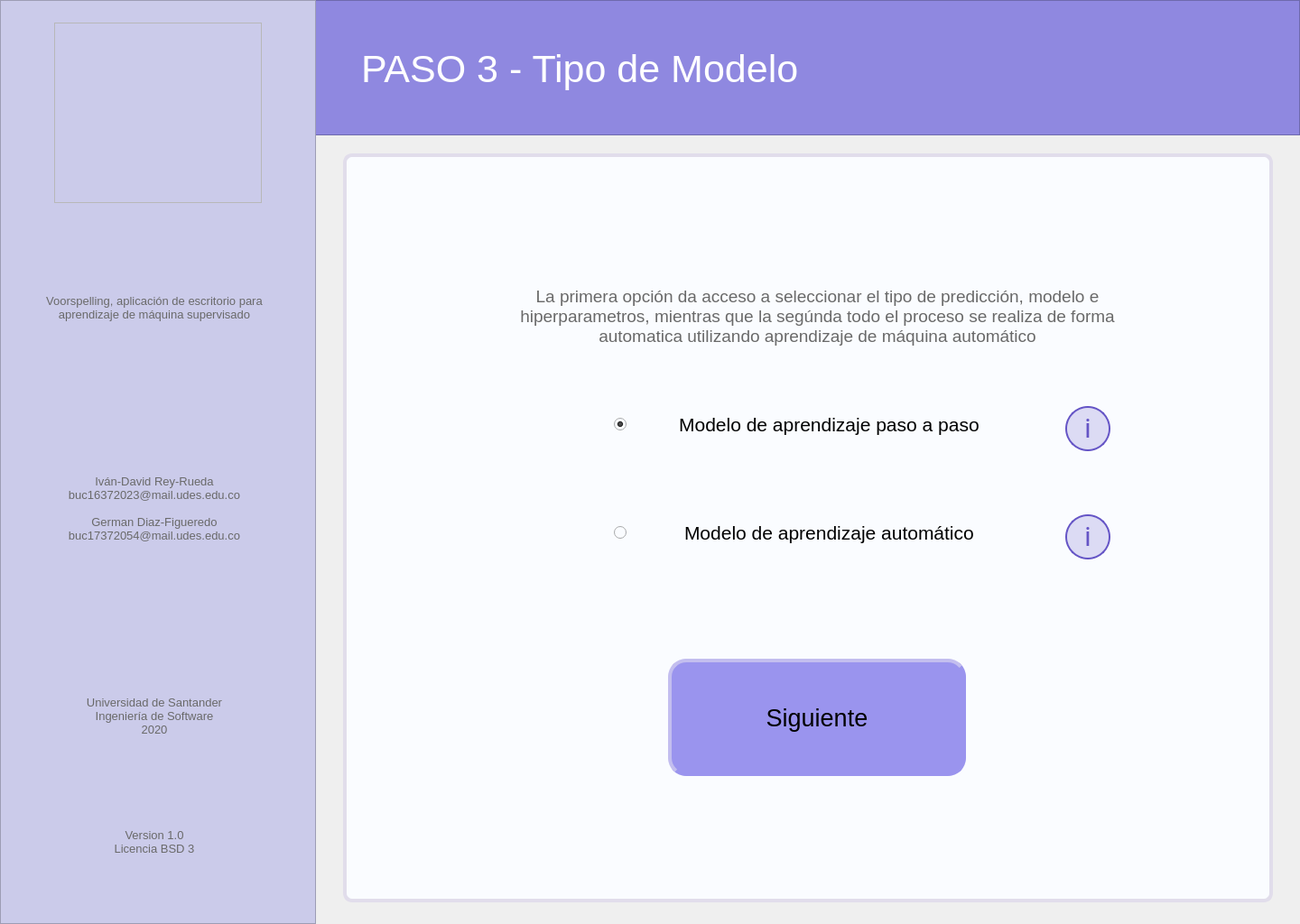
<?xml version="1.0" encoding="UTF-8"?>
<ui version="4.0">
 <class>MainWindow</class>
 <widget class="QMainWindow" name="MainWindow">
  <property name="geometry">
   <rect>
    <x>0</x>
    <y>0</y>
    <width>1440</width>
    <height>1024</height>
   </rect>
  </property>
  <property name="minimumSize">
   <size>
    <width>1440</width>
    <height>1024</height>
   </size>
  </property>
  <property name="maximumSize">
   <size>
    <width>1440</width>
    <height>1024</height>
   </size>
  </property>
  <property name="windowTitle">
   <string>MainWindow</string>
  </property>
  <widget class="QWidget" name="centralwidget">
   <widget class="QFrame" name="left_bar">
    <property name="geometry">
     <rect>
      <x>0</x>
      <y>0</y>
      <width>350</width>
      <height>1024</height>
     </rect>
    </property>
    <property name="styleSheet">
     <string notr="true">background-color: rgb(203, 203, 234);

</string>
    </property>
    <property name="frameShape">
     <enum>QFrame::StyledPanel</enum>
    </property>
    <property name="frameShadow">
     <enum>QFrame::Raised</enum>
    </property>
    <widget class="QLabel" name="lbl_left_1">
     <property name="geometry">
      <rect>
       <x>18</x>
       <y>278</y>
       <width>306</width>
       <height>126</height>
      </rect>
     </property>
     <property name="font">
      <font>
       <pointsize>10</pointsize>
      </font>
     </property>
     <property name="styleSheet">
      <string notr="true">color: rgb(105, 105, 105);</string>
     </property>
     <property name="text">
      <string>Voorspelling, aplicación de escritorio para aprendizaje de máquina supervisado</string>
     </property>
     <property name="alignment">
      <set>Qt::AlignCenter</set>
     </property>
     <property name="wordWrap">
      <bool>true</bool>
     </property>
    </widget>
    <widget class="QLabel" name="lbl_left_2">
     <property name="geometry">
      <rect>
       <x>18</x>
       <y>500</y>
       <width>306</width>
       <height>126</height>
      </rect>
     </property>
     <property name="font">
      <font>
       <pointsize>10</pointsize>
      </font>
     </property>
     <property name="styleSheet">
      <string notr="true">color: rgb(105, 105, 105);</string>
     </property>
     <property name="text">
      <string>Iván-David Rey-Rueda
buc16372023@mail.udes.edu.co

German Diaz-Figueredo
buc17372054@mail.udes.edu.co</string>
     </property>
     <property name="alignment">
      <set>Qt::AlignCenter</set>
     </property>
     <property name="wordWrap">
      <bool>true</bool>
     </property>
    </widget>
    <widget class="QLabel" name="lbl_left_3">
     <property name="geometry">
      <rect>
       <x>18</x>
       <y>730</y>
       <width>306</width>
       <height>126</height>
      </rect>
     </property>
     <property name="font">
      <font>
       <pointsize>10</pointsize>
      </font>
     </property>
     <property name="styleSheet">
      <string notr="true">color: rgb(105, 105, 105);</string>
     </property>
     <property name="text">
      <string>Universidad de Santander
Ingeniería de Software
2020</string>
     </property>
     <property name="alignment">
      <set>Qt::AlignCenter</set>
     </property>
     <property name="wordWrap">
      <bool>true</bool>
     </property>
    </widget>
    <widget class="QLabel" name="lbl_left_4">
     <property name="geometry">
      <rect>
       <x>18</x>
       <y>870</y>
       <width>306</width>
       <height>126</height>
      </rect>
     </property>
     <property name="font">
      <font>
       <pointsize>10</pointsize>
      </font>
     </property>
     <property name="styleSheet">
      <string notr="true">color: rgb(105, 105, 105);</string>
     </property>
     <property name="text">
      <string>Version 1.0
Licencia BSD 3</string>
     </property>
     <property name="alignment">
      <set>Qt::AlignCenter</set>
     </property>
     <property name="wordWrap">
      <bool>true</bool>
     </property>
    </widget>
   </widget>
   <widget class="QFrame" name="logo">
    <property name="geometry">
     <rect>
      <x>60</x>
      <y>25</y>
      <width>230</width>
      <height>200</height>
     </rect>
    </property>
    <property name="styleSheet">
     <string notr="true">image: url(:/image/voorspelling_logo.png);</string>
    </property>
    <property name="frameShape">
     <enum>QFrame::StyledPanel</enum>
    </property>
    <property name="frameShadow">
     <enum>QFrame::Raised</enum>
    </property>
   </widget>
   <widget class="QFrame" name="up_bar">
    <property name="geometry">
     <rect>
      <x>0</x>
      <y>0</y>
      <width>1440</width>
      <height>150</height>
     </rect>
    </property>
    <property name="styleSheet">
     <string notr="true">background-color: rgb(143, 136, 224);</string>
    </property>
    <property name="frameShape">
     <enum>QFrame::StyledPanel</enum>
    </property>
    <property name="frameShadow">
     <enum>QFrame::Raised</enum>
    </property>
    <widget class="QLabel" name="lbl_tittle">
     <property name="geometry">
      <rect>
       <x>400</x>
       <y>40</y>
       <width>941</width>
       <height>72</height>
      </rect>
     </property>
     <property name="font">
      <font>
       <family>MS Shell Dlg 2</family>
       <pointsize>32</pointsize>
       <weight>50</weight>
       <italic>false</italic>
       <bold>false</bold>
      </font>
     </property>
     <property name="styleSheet">
      <string notr="true">border: none;
color: rgb(255, 255, 255);</string>
     </property>
     <property name="text">
      <string>PASO 3 - Tipo de Modelo</string>
     </property>
     <property name="scaledContents">
      <bool>false</bool>
     </property>
     <property name="alignment">
      <set>Qt::AlignLeading|Qt::AlignLeft|Qt::AlignVCenter</set>
     </property>
     <property name="wordWrap">
      <bool>true</bool>
     </property>
     <property name="margin">
      <number>0</number>
     </property>
     <property name="indent">
      <number>0</number>
     </property>
    </widget>
   </widget>
   <widget class="QFrame" name="main_area">
    <property name="geometry">
     <rect>
      <x>380</x>
      <y>170</y>
      <width>1030</width>
      <height>830</height>
     </rect>
    </property>
    <property name="styleSheet">
     <string notr="true">background-color: rgb(250, 252, 255);
border: 4px solid;
border-color: rgb(225, 221, 235);
border-radius: 10px;</string>
    </property>
    <property name="frameShape">
     <enum>QFrame::StyledPanel</enum>
    </property>
    <property name="frameShadow">
     <enum>QFrame::Raised</enum>
    </property>
    <widget class="QLabel" name="lbl_description">
     <property name="geometry">
      <rect>
       <x>160</x>
       <y>140</y>
       <width>731</width>
       <height>80</height>
      </rect>
     </property>
     <property name="font">
      <font>
       <pointsize>14</pointsize>
      </font>
     </property>
     <property name="styleSheet">
      <string notr="true">color: rgb(105, 105, 105);
border: none;</string>
     </property>
     <property name="text">
      <string>La primera opción da acceso a seleccionar el tipo de predicción, modelo e hiperparametros, mientras que la segúnda todo el proceso se realiza de forma automatica utilizando aprendizaje de máquina automático</string>
     </property>
     <property name="alignment">
      <set>Qt::AlignCenter</set>
     </property>
     <property name="wordWrap">
      <bool>true</bool>
     </property>
    </widget>
    <widget class="QPushButton" name="btn_next">
     <property name="geometry">
      <rect>
       <x>360</x>
       <y>560</y>
       <width>330</width>
       <height>130</height>
      </rect>
     </property>
     <property name="font">
      <font>
       <pointsize>20</pointsize>
       <kerning>true</kerning>
      </font>
     </property>
     <property name="styleSheet">
      <string notr="true">QPushButton{
background-color: rgb(154, 148, 238);
border-left-color: rgb(195, 190, 239);
border-top-color: rgb(195, 190, 239);
border-bottom-color: rgb(154, 148, 238);
border-right-color: rgb(154, 148, 238);
border-radius: 20px;
}
QPushButton:hover{
background-color: rgb(160, 155, 245);
}
QPushButton:pressed{
background-color: rgb(150, 140, 230);
border-left-color: rgb(140, 135, 220);
border-top-color: rgb(140, 135, 220);
border-bottom-color: rgb(195, 190, 239);
border-right-color: rgb(195, 190, 239);
}</string>
     </property>
     <property name="text">
      <string>Siguiente</string>
     </property>
     <property name="autoDefault">
      <bool>false</bool>
     </property>
    </widget>
    <widget class="QPushButton" name="btn_info_sbsml">
     <property name="geometry">
      <rect>
       <x>800</x>
       <y>280</y>
       <width>50</width>
       <height>50</height>
      </rect>
     </property>
     <property name="styleSheet">
      <string notr="true">QPushButton{
background: rgba(101, 85, 198, 0.2);
border: 2px solid #6555C6;
box-sizing: border-box;
border-radius: 25px;


position: absolute;
width: 25px;
height: 44.55px;
font-family: Roboto;
font-style: normal;
font-weight: normal;
font-size: 30px;
line-height: 56px;
display: flex;
align-items: center;
text-align: center;

color: #6555C6;
}
QPushButton:hover{
background-color: rgb(190, 185, 250);
}
QPushButton:pressed{
background-color: rgb(160, 150, 240);
}</string>
     </property>
     <property name="text">
      <string>i</string>
     </property>
    </widget>
    <widget class="QPushButton" name="btn_info_automl">
     <property name="geometry">
      <rect>
       <x>800</x>
       <y>400</y>
       <width>50</width>
       <height>50</height>
      </rect>
     </property>
     <property name="styleSheet">
      <string notr="true">QPushButton{
background: rgba(101, 85, 198, 0.2);
border: 2px solid #6555C6;
box-sizing: border-box;
border-radius: 25px;


position: absolute;
width: 25px;
height: 44.55px;
font-family: Roboto;
font-style: normal;
font-weight: normal;
font-size: 30px;
line-height: 56px;
display: flex;
align-items: center;
text-align: center;

color: #6555C6;
}
QPushButton:hover{
background-color: rgb(190, 185, 250);
}
QPushButton:pressed{
background-color: rgb(160, 150, 240);
}</string>
     </property>
     <property name="text">
      <string>i</string>
     </property>
    </widget>
    <widget class="QPushButton" name="btn_back">
     <property name="geometry">
      <rect>
       <x>60</x>
       <y>50</y>
       <width>70</width>
       <height>70</height>
      </rect>
     </property>
     <property name="styleSheet">
      <string notr="true">QPushButton{
background-image: url(:/botton/bxs-left-arrow-circle.svg);
border-radius: 35px;
border: none;


color: #6555C6;
}
QPushButton:hover{
background-color: rgb(235, 225, 250);

}
QPushButton:pressed{

background-color: qradialgradient(spread:pad, cx:0.5, cy:0.5, radius:0.5, fx:0.5, fy:0.5, stop:0 rgba(200, 190, 250, 205), stop:0.6 rgba(200, 190, 250, 205), stop:1 rgba(255, 255, 255, 0));

}

</string>
     </property>
     <property name="text">
      <string/>
     </property>
     <property name="iconSize">
      <size>
       <width>20</width>
       <height>20</height>
      </size>
     </property>
    </widget>
    <widget class="QRadioButton" name="rbtn_sbsml">
     <property name="geometry">
      <rect>
       <x>300</x>
       <y>260</y>
       <width>440</width>
       <height>80</height>
      </rect>
     </property>
     <property name="font">
      <font>
       <pointsize>16</pointsize>
      </font>
     </property>
     <property name="styleSheet">
      <string notr="true">border: none;</string>
     </property>
     <property name="text">
      <string/>
     </property>
     <property name="iconSize">
      <size>
       <width>40</width>
       <height>40</height>
      </size>
     </property>
     <property name="checkable">
      <bool>true</bool>
     </property>
     <property name="checked">
      <bool>true</bool>
     </property>
    </widget>
    <widget class="QRadioButton" name="rbtn_automl">
     <property name="geometry">
      <rect>
       <x>300</x>
       <y>380</y>
       <width>440</width>
       <height>80</height>
      </rect>
     </property>
     <property name="font">
      <font>
       <pointsize>16</pointsize>
      </font>
     </property>
     <property name="styleSheet">
      <string notr="true">border: none;</string>
     </property>
     <property name="text">
      <string/>
     </property>
    </widget>
    <widget class="QLabel" name="lbl_sbsml">
     <property name="geometry">
      <rect>
       <x>320</x>
       <y>270</y>
       <width>431</width>
       <height>61</height>
      </rect>
     </property>
     <property name="font">
      <font>
       <pointsize>16</pointsize>
      </font>
     </property>
     <property name="styleSheet">
      <string notr="true">border: none;</string>
     </property>
     <property name="text">
      <string> Modelo de aprendizaje paso a paso</string>
     </property>
     <property name="alignment">
      <set>Qt::AlignCenter</set>
     </property>
    </widget>
    <widget class="QLabel" name="lbl_automl">
     <property name="geometry">
      <rect>
       <x>320</x>
       <y>390</y>
       <width>431</width>
       <height>61</height>
      </rect>
     </property>
     <property name="font">
      <font>
       <pointsize>16</pointsize>
      </font>
     </property>
     <property name="styleSheet">
      <string notr="true">border: none;</string>
     </property>
     <property name="text">
      <string> Modelo de aprendizaje automático</string>
     </property>
     <property name="alignment">
      <set>Qt::AlignCenter</set>
     </property>
    </widget>
   </widget>
   <zorder>up_bar</zorder>
   <zorder>left_bar</zorder>
   <zorder>logo</zorder>
   <zorder>main_area</zorder>
  </widget>
 </widget>
 <resources>
  <include location="Images_voor.qrc"/>
 </resources>
 <connections/>
</ui>
